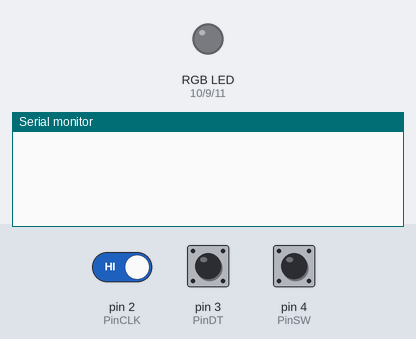
Bench run of a sketch on a simulated Arduino Uno, built with avr-gcc and run on an emulated ATmega328P. Parts: an RGB LED mixed from three pins (HIGH = lit), the last lines printed to the serial monitor. Inputs (shaded band) come from the test bench; at power-on: pin 2 (PinCLK) HIGH, pin 4 (PinSW) HIGH, pin 3 (PinDT) HIGH.

Above: at 1.2 s.
1.3 s: pin 2 (PinCLK) driven LOW
At 2.1 s:
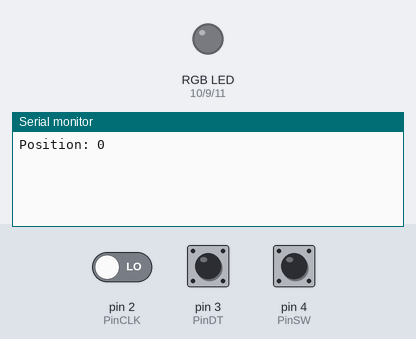
2.8 s: pin 4 (PinSW) pulled LOW for 0.15 s
At 4.2 s:
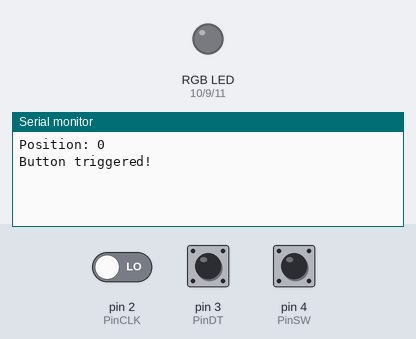
4.7 s: pin 4 (PinSW) pulled LOW for 1 s
At 6.7 s:
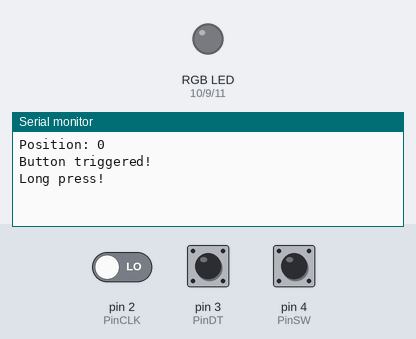

Measured:
- after the input at 1.3 s, the serial monitor: prints a new line at once (image 1)
- after the input at 2.8 s, the serial monitor: prints a new line after 0.45 s (image 2)
- after the input at 4.7 s, the serial monitor: prints a new line after 1.0 s (image 3)

The sketch:

arduino-rgb-strip-encoder.ino
```cpp
// color swirl! connect an RGB LED to the PWM pins as indicated
// in the #defines
// public domain, enjoy!

#define REDPIN 10
#define GREENPIN 9
#define BLUEPIN 11

enum color {
  RED, BLUE, GREEN, ALL
};
const int LONG_PRESS_TIME = 700;
const int DOUBLE_PRESS_TIME = 300;

const int PinCLK = 2;  // Generating interrupts using CLK signal
const int PinDT = 3;   // Reading DT signal
const int PinSW = 4;   // Reading Push Button switch

bool buttonDown = false;
long buttonDownTime = 0;

bool triggerPending = false;
long triggerPendingTime = 0;

bool buttonTriggered = false;
bool longPress = false;
bool doublePress = false;
bool clickAndHold = false;

int rotaryPosition = 0;
int sensitivity = 3;
int clkState;
int prevClkState;
int r, g, b;

color currentColor = RED;

void setup() {
  pinMode(REDPIN, OUTPUT);
  pinMode(GREENPIN, OUTPUT);
  pinMode(BLUEPIN, OUTPUT);

  pinMode(PinCLK, INPUT);
  pinMode(PinDT, INPUT);
  pinMode(PinSW, INPUT);
  prevClkState = digitalRead(PinCLK);
  digitalWrite(PinSW, HIGH);  // Pull-Up resistor for switch
  Serial.begin(9600);
}

void loop() {
  updateButtonState();
  updateRotaryPosition();
  if (buttonTriggered) {
    Serial.println("Button triggered!");
    goToNextColor();
    buttonTriggered = false;
  }
  if (longPress) {
    Serial.println("Long press!");
    currentColor = ALL;
    longPress = false;
  }
  if (doublePress) {
    Serial.println("Double press!");
    clearColor();
    doublePress = false;
  }
  if (clickAndHold) {
    Serial.println("Clicked and held!");
    setToWhite();
    clickAndHold = false;
  }
  setColor();
  writePins();
}

void writePins() {
  clearSmallValues();
  analogWrite(REDPIN, r);
  analogWrite(GREENPIN, g);
  analogWrite(BLUEPIN, b);
}

void updateButtonState() {
  long currentTime = millis();
  if (!(digitalRead(PinSW)) && !buttonDown) {
    buttonDown = true;
    buttonDownTime = millis();
    // Serial.println("Button down!");
  } else if (digitalRead(PinSW) && buttonDown) {
    buttonDown = false;
    if (currentTime > buttonDownTime + LONG_PRESS_TIME) {
      if (triggerPending) {
        clickAndHold = true;
        triggerPending = false;
      } else {
        longPress = true;
      }
    } else {
      if (triggerPending && currentTime < triggerPendingTime + DOUBLE_PRESS_TIME) {
        triggerPending = false;
        doublePress = true;
      } else if (!triggerPending) {
        triggerPending = true;
        triggerPendingTime = millis();
      }
    }
    // Serial.println("Button up!");
  }
  if (!buttonDown && triggerPending && currentTime > triggerPendingTime + DOUBLE_PRESS_TIME) {
    buttonTriggered = true;
    triggerPending = false;
  }
  // delay(4);
}

void updateRotaryPosition() {
  clkState = digitalRead(PinCLK);
  if (clkState != prevClkState) {
    // If the outputB state is different to the outputA state, that means the encoder is rotating clockwise(?)
    if (digitalRead(PinDT) == clkState) {
      increasePosition();
    } else {
      decreasePosition();
    }
    Serial.print("Position: ");
    Serial.println(rotaryPosition);
  }
  prevClkState = clkState;  // Updates the previous state of the outputA with the current state
  // delay(40);
}

void increasePosition() {
  rotaryPosition = min(rotaryPosition + sensitivity, 255);
}

void decreasePosition() {
  rotaryPosition = max(rotaryPosition - sensitivity, 0);
}

void goToNextColor() {
  if (currentColor == RED) {
    currentColor = GREEN;
    rotaryPosition = g;
  } else if (currentColor == GREEN) {
    currentColor = BLUE;
    rotaryPosition = b;
  } else {
    currentColor = RED;
    rotaryPosition = r;
  }
}

void setColor() {
  switch (currentColor) {
    case RED:
      r = rotaryPosition;
      break;
    case BLUE:
      b = rotaryPosition;
      break;
    case GREEN:
      g = rotaryPosition;
      break;
    case ALL:
      setAllColors(rotaryPosition);
      break;
  }
}

void setToWhite() {
  setAllColors(255);
  rotaryPosition = 255;
  currentColor = RED;
}

void clearColor() {
  setAllColors(0);
  rotaryPosition = 0;
  currentColor = RED;
}

void setAllColors(int value) {
  r = value;
  g = value;
  b = value;
}

void clearSmallValues() {
  if (r <= sensitivity * 2) {
    r = 0;
  }
  if (g <= sensitivity * 2) {
    g = 0;
  }
  if (b <= sensitivity * 2) {
    b = 0;
  }
}
```
